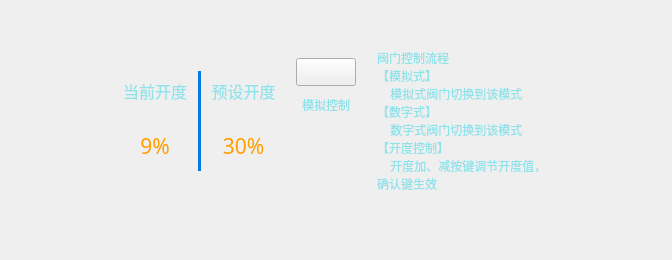
<?xml version="1.0" encoding="UTF-8"?>
<ui version="4.0">
 <class>ValveWidget</class>
 <widget class="QWidget" name="ValveWidget">
  <property name="geometry">
   <rect>
    <x>0</x>
    <y>0</y>
    <width>672</width>
    <height>260</height>
   </rect>
  </property>
  <property name="windowTitle">
   <string>Form</string>
  </property>
  <layout class="QVBoxLayout" name="verticalLayout_2">
   <item>
    <layout class="QGridLayout" name="gridLayout_2">
     <item row="0" column="1">
      <spacer name="verticalSpacer">
       <property name="orientation">
        <enum>Qt::Vertical</enum>
       </property>
       <property name="sizeType">
        <enum>QSizePolicy::Maximum</enum>
       </property>
       <property name="sizeHint" stdset="0">
        <size>
         <width>17</width>
         <height>40</height>
        </size>
       </property>
      </spacer>
     </item>
     <item row="2" column="2">
      <spacer name="horizontalSpacer_4">
       <property name="orientation">
        <enum>Qt::Horizontal</enum>
       </property>
       <property name="sizeType">
        <enum>QSizePolicy::Maximum</enum>
       </property>
       <property name="sizeHint" stdset="0">
        <size>
         <width>21</width>
         <height>17</height>
        </size>
       </property>
      </spacer>
     </item>
     <item row="3" column="1">
      <spacer name="verticalSpacer_2">
       <property name="orientation">
        <enum>Qt::Vertical</enum>
       </property>
       <property name="sizeType">
        <enum>QSizePolicy::Maximum</enum>
       </property>
       <property name="sizeHint" stdset="0">
        <size>
         <width>17</width>
         <height>40</height>
        </size>
       </property>
      </spacer>
     </item>
     <item row="2" column="0">
      <spacer name="horizontalSpacer_3">
       <property name="orientation">
        <enum>Qt::Horizontal</enum>
       </property>
       <property name="sizeType">
        <enum>QSizePolicy::Maximum</enum>
       </property>
       <property name="sizeHint" stdset="0">
        <size>
         <width>21</width>
         <height>17</height>
        </size>
       </property>
      </spacer>
     </item>
     <item row="1" column="1">
      <layout class="QHBoxLayout" name="horizontalLayout_4">
       <property name="spacing">
        <number>10</number>
       </property>
       <item>
        <widget class="QWidget" name="widget_right" native="true">
         <property name="minimumSize">
          <size>
           <width>335</width>
           <height>0</height>
          </size>
         </property>
         <property name="maximumSize">
          <size>
           <width>335</width>
           <height>160</height>
          </size>
         </property>
         <layout class="QHBoxLayout" name="horizontalLayout_3">
          <item>
           <layout class="QVBoxLayout" name="verticalLayout_3">
            <item>
             <widget class="QToolButton" name="tbn_valve_add">
              <property name="sizePolicy">
               <sizepolicy hsizetype="Maximum" vsizetype="Maximum">
                <horstretch>0</horstretch>
                <verstretch>0</verstretch>
               </sizepolicy>
              </property>
              <property name="minimumSize">
               <size>
                <width>60</width>
                <height>60</height>
               </size>
              </property>
              <property name="font">
               <font>
                <family>微软雅黑</family>
                <pointsize>11</pointsize>
                <weight>50</weight>
                <italic>false</italic>
                <bold>false</bold>
               </font>
              </property>
              <property name="styleSheet">
               <string notr="true">color: rgb(142, 227, 235);
font: 11pt &quot;微软雅黑&quot;;</string>
              </property>
              <property name="text">
               <string/>
              </property>
              <property name="toolButtonStyle">
               <enum>Qt::ToolButtonTextUnderIcon</enum>
              </property>
              <property name="autoRaise">
               <bool>true</bool>
              </property>
             </widget>
            </item>
            <item>
             <widget class="QToolButton" name="tbn_valve_sub">
              <property name="sizePolicy">
               <sizepolicy hsizetype="Maximum" vsizetype="Maximum">
                <horstretch>0</horstretch>
                <verstretch>0</verstretch>
               </sizepolicy>
              </property>
              <property name="minimumSize">
               <size>
                <width>60</width>
                <height>60</height>
               </size>
              </property>
              <property name="styleSheet">
               <string notr="true">color: rgb(142, 227, 235);
font: 11pt &quot;微软雅黑&quot;;</string>
              </property>
              <property name="text">
               <string/>
              </property>
              <property name="autoRaise">
               <bool>true</bool>
              </property>
             </widget>
            </item>
           </layout>
          </item>
          <item>
           <widget class="QWidget" name="widget_temp" native="true">
            <property name="sizePolicy">
             <sizepolicy hsizetype="Maximum" vsizetype="Preferred">
              <horstretch>0</horstretch>
              <verstretch>0</verstretch>
             </sizepolicy>
            </property>
            <property name="minimumSize">
             <size>
              <width>180</width>
              <height>0</height>
             </size>
            </property>
            <property name="maximumSize">
             <size>
              <width>180</width>
              <height>220</height>
             </size>
            </property>
            <layout class="QGridLayout" name="gridLayout">
             <item row="0" column="1" rowspan="2">
              <widget class="QLabel" name="label">
               <property name="sizePolicy">
                <sizepolicy hsizetype="Preferred" vsizetype="Expanding">
                 <horstretch>0</horstretch>
                 <verstretch>0</verstretch>
                </sizepolicy>
               </property>
               <property name="minimumSize">
                <size>
                 <width>3</width>
                 <height>0</height>
                </size>
               </property>
               <property name="maximumSize">
                <size>
                 <width>3</width>
                 <height>16777215</height>
                </size>
               </property>
               <property name="styleSheet">
                <string notr="true">background-color: rgb(7, 122, 229);</string>
               </property>
               <property name="text">
                <string/>
               </property>
              </widget>
             </item>
             <item row="1" column="0">
              <widget class="QLabel" name="label_cur_value">
               <property name="minimumSize">
                <size>
                 <width>0</width>
                 <height>50</height>
                </size>
               </property>
               <property name="maximumSize">
                <size>
                 <width>16777215</width>
                 <height>50</height>
                </size>
               </property>
               <property name="font">
                <font>
                 <family>楷体</family>
                 <pointsize>16</pointsize>
                </font>
               </property>
               <property name="styleSheet">
                <string notr="true">color: rgb(255, 158, 0);</string>
               </property>
               <property name="text">
                <string>9%</string>
               </property>
               <property name="alignment">
                <set>Qt::AlignCenter</set>
               </property>
              </widget>
             </item>
             <item row="1" column="2">
              <widget class="QLabel" name="label_set_value">
               <property name="font">
                <font>
                 <family>楷体</family>
                 <pointsize>16</pointsize>
                </font>
               </property>
               <property name="styleSheet">
                <string notr="true">color: rgb(255, 158, 0);</string>
               </property>
               <property name="text">
                <string>30%</string>
               </property>
               <property name="alignment">
                <set>Qt::AlignCenter</set>
               </property>
              </widget>
             </item>
             <item row="0" column="0">
              <widget class="QLabel" name="label_2">
               <property name="maximumSize">
                <size>
                 <width>16777215</width>
                 <height>40</height>
                </size>
               </property>
               <property name="font">
                <font>
                 <family>楷体</family>
                 <pointsize>12</pointsize>
                </font>
               </property>
               <property name="styleSheet">
                <string notr="true">color: rgb(142, 227, 235);</string>
               </property>
               <property name="text">
                <string>当前开度</string>
               </property>
               <property name="alignment">
                <set>Qt::AlignCenter</set>
               </property>
              </widget>
             </item>
             <item row="0" column="2">
              <widget class="QLabel" name="label_3">
               <property name="maximumSize">
                <size>
                 <width>16777215</width>
                 <height>40</height>
                </size>
               </property>
               <property name="font">
                <font>
                 <family>楷体</family>
                 <pointsize>12</pointsize>
                </font>
               </property>
               <property name="styleSheet">
                <string notr="true">color: rgb(142, 227, 235);</string>
               </property>
               <property name="text">
                <string>预设开度</string>
               </property>
               <property name="alignment">
                <set>Qt::AlignCenter</set>
               </property>
              </widget>
             </item>
            </layout>
           </widget>
          </item>
          <item>
           <layout class="QVBoxLayout" name="verticalLayout">
            <property name="spacing">
             <number>0</number>
            </property>
            <item>
             <layout class="QVBoxLayout" name="verticalLayout_4">
              <item>
               <widget class="mySwitchButton" name="pbn_valve_contrl">
                <property name="minimumSize">
                 <size>
                  <width>0</width>
                  <height>28</height>
                 </size>
                </property>
                <property name="text">
                 <string/>
                </property>
               </widget>
              </item>
              <item>
               <widget class="QLabel" name="label_valve_contrl">
                <property name="styleSheet">
                 <string notr="true">color: rgb(142, 227, 235);</string>
                </property>
                <property name="text">
                 <string>模拟控制</string>
                </property>
                <property name="alignment">
                 <set>Qt::AlignCenter</set>
                </property>
               </widget>
              </item>
             </layout>
            </item>
            <item>
             <layout class="QVBoxLayout" name="verticalLayout_5">
              <item>
               <widget class="QToolButton" name="tbn_valve_ok">
                <property name="sizePolicy">
                 <sizepolicy hsizetype="Maximum" vsizetype="Maximum">
                  <horstretch>0</horstretch>
                  <verstretch>0</verstretch>
                 </sizepolicy>
                </property>
                <property name="minimumSize">
                 <size>
                  <width>60</width>
                  <height>60</height>
                 </size>
                </property>
                <property name="styleSheet">
                 <string notr="true">color: rgb(142, 227, 235);
font: 11pt &quot;微软雅黑&quot;;</string>
                </property>
                <property name="text">
                 <string/>
                </property>
                <property name="autoRaise">
                 <bool>true</bool>
                </property>
               </widget>
              </item>
             </layout>
            </item>
           </layout>
          </item>
         </layout>
        </widget>
       </item>
       <item>
        <widget class="QLabel" name="label_text">
         <property name="styleSheet">
          <string notr="true">font: 12pt &quot;Abyssinica SIL&quot;;
color: rgb(142, 227, 235);</string>
         </property>
         <property name="text">
          <string>阀门控制流程
【模拟式】
    模拟式阀门切换到该模式
【数字式】
    数字式阀门切换到该模式
【开度控制】
    开度加、减按键调节开度值，
确认键生效</string>
         </property>
         <property name="textFormat">
          <enum>Qt::PlainText</enum>
         </property>
         <property name="alignment">
          <set>Qt::AlignLeading|Qt::AlignLeft|Qt::AlignVCenter</set>
         </property>
        </widget>
       </item>
      </layout>
     </item>
    </layout>
   </item>
  </layout>
 </widget>
 <customwidgets>
  <customwidget>
   <class>mySwitchButton</class>
   <extends>QPushButton</extends>
   <header location="global">myswitchbutton.h</header>
  </customwidget>
 </customwidgets>
 <resources/>
 <connections/>
</ui>
